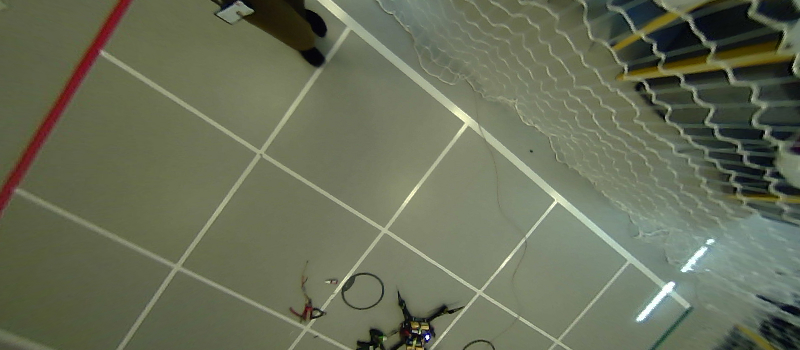
#> input picture Øving 2/data/grid.jpg, 800 x 350 px, found by its file name
$ python task2.py   (older library calls are emulated)
#> lines starting #> are read from the running program, lines starting #| are printed output that depends on the picture
#> further down, I_rgb is the input picture: shape (350, 800, 3); mean R, G, B 103.7, 109.6, 87.4
### Øving 2/python/common.py
import matplotlib.pyplot as plt
import numpy as np

def im2double(im):
    """
    Ensures that the returned image is a floating-point image,
    with pixel values in the range [0,1].
    """
    if im.dtype == np.uint8: return im/255.0
    else: return im

def rgb_to_gray(I):
    """
    Converts a HxWx3 RGB image to a HxW grayscale image by averaging.
    """
    R = I[:,:,0]
    G = I[:,:,1]
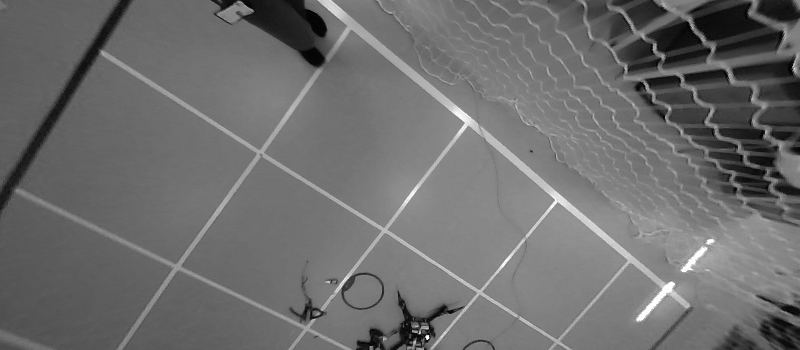
#> G: shape (350, 800) float64; min 0, max 1, mean 0.43
    B = I[:,:,2]
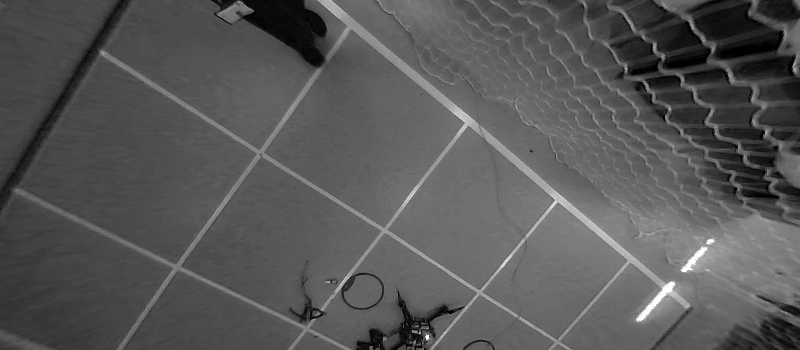
#> B: shape (350, 800) float64; min 0, max 1, mean 0.343
    return (R + G + B)/3.0
#> returned value: shape (350, 800) float64

def derivative_of_gaussian(I, sigma):
    """
    Estimates the horizontal and vertical image derivatives
    by convolving with the derivatives of a 2D Gaussian.
    Returns the derivative images (Ix, Iy) and the gradient
    magnitude Im.
    """
#> called with sigma = 1
    h = int(np.ceil(3*sigma))
    x = np.arange(2*h + 1) - h
    e = np.exp(-x**2/(2*sigma**2))
    g = e/np.sqrt(2*np.pi*sigma**2)
    d = -x*e/(sigma*sigma*sigma*np.sqrt(2*np.pi))
    Ix = np.zeros_like(I)
    Iy = np.zeros_like(I)
    for row in range(I.shape[0]): Ix[row,:] = np.convolve(I[row,:], d, mode='same')
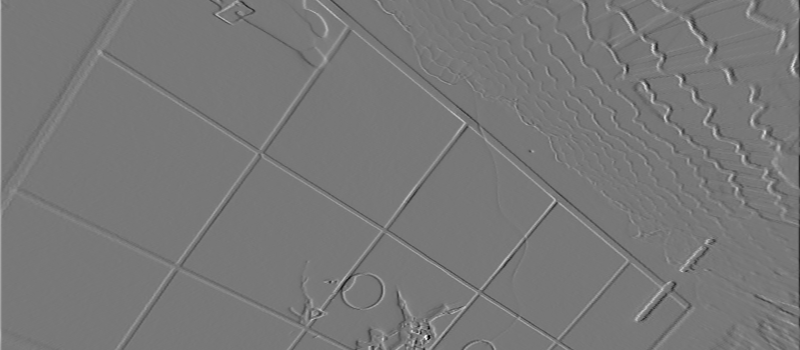
#> Ix: shape (350, 800) float64; min -0.282, max 0.316, mean 5.4e-06; drawn with min black and max white
    for col in range(I.shape[1]): Ix[:,col] = np.convolve(Ix[:,col], g, mode='same')
    for col in range(I.shape[1]): Iy[:,col] = np.convolve(I[:,col], d, mode='same')
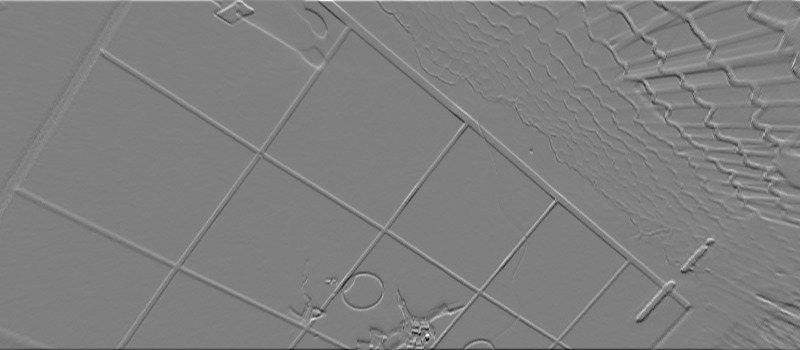
#> Iy: shape (350, 800) float64; min -0.293, max 0.292, mean 3.78e-05; drawn with min black and max white
    for row in range(I.shape[0]): Iy[row,:] = np.convolve(Iy[row,:], g, mode='same')
    return Ix, Iy, np.sqrt(Ix**2 + Iy**2)

# [12 lines left out: function gaussian, not called in this run]

def extract_edges(Ix, Iy, Im, threshold):
    """
    Returns the x, y coordinates of pixels whose gradient
    magnitude is greater than the threshold. Also, returns
    the angle of the image gradient at each extracted edge.
    """
    y,x = np.nonzero(Im > threshold)
    theta = np.arctan2(Iy[y,x], Ix[y,x])
    return x, y, theta

def extract_local_maxima(H, threshold):
    """
    Returns the row and column of cells whose value is strictly greater than its
    8 immediate neighbors, and greater than or equal to a threshold. The threshold
    is specified as a fraction of the maximum array value.

    Note: This returns (row,column) coordinates.
    """
    assert(len(H.shape) == 2) # Must be gray-scale array
    assert(threshold >= 0 and threshold <= 1) # Threshold is specified as fraction of maximum array value
    absolute_threshold = threshold*H.max()
    maxima = []
    for row in range(1, H.shape[0]-1):
        for col in range(1, H.shape[1]-1):
            window = H[row-1:row+2, col-1:col+2]
            center = window[1,1]
            window[1,1] = 0.0
            if center > window.max() and center >= absolute_threshold:
                maxima.append((row,col))
            window[1,1] = center
    maxima = np.array(maxima)
    return maxima[:,0], maxima[:,1]

def draw_line(theta, rho, **args):
    """
    Draws a line given in normal form (rho, theta).
    Uses the current plot's xlim and ylim as bounds.
    """
    def clamp(a, b, a_min, a_max, rho, A, B):
        if a < a_min or a > a_max:
            a = np.fmax(a_min, np.fmin(a_max, a))
            b = (rho-a*A)/B
        return a, b

    x_min,x_max = np.sort(plt.xlim())
    y_min,y_max = np.sort(plt.ylim())
    c = np.cos(theta)
    s = np.sin(theta)
    if np.fabs(s) > np.fabs(c):
        x1 = x_min
        x2 = x_max
        y1 = (rho-x1*c)/s
        y2 = (rho-x2*c)/s
        y1,x1 = clamp(y1, x1, y_min, y_max, rho, s, c)
        y2,x2 = clamp(y2, x2, y_min, y_max, rho, s, c)
    else:
        y1 = y_min
        y2 = y_max
        x1 = (rho-y1*s)/c
        x2 = (rho-y2*s)/c
        x1,y1 = clamp(x1, y1, x_min, x_max, rho, c, s)
        x2,y2 = clamp(x2, y2, x_min, x_max, rho, c, s)
    plt.plot([x1, x2], [y1, y2], **args)

### Øving 2/python/task2.py
import numpy as np
import matplotlib.pyplot as plt
from common import *

# This bit of code is from HW1.
edge_threshold = 0.015
blur_sigma = 1
filename = 'data/grid.jpg'
I_rgb = plt.imread(filename)
# Ensures that the image is in floating-point with pixel values in [0,1].
I_rgb = im2double(I_rgb)
I_gray = rgb_to_gray(I_rgb)
Ix, Iy, Im = derivative_of_gaussian(I_gray, sigma=blur_sigma)
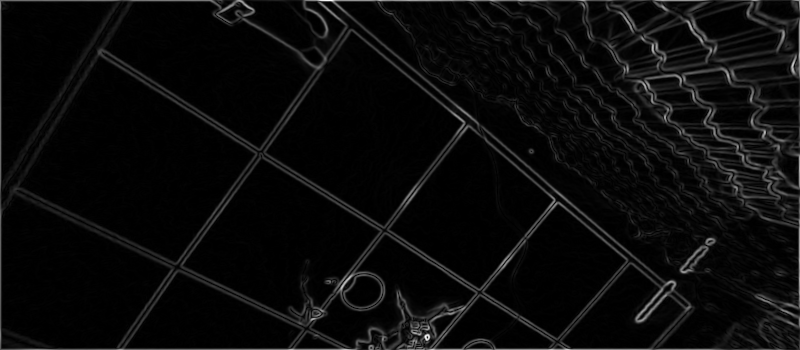
#> Im: shape (350, 800) float64; min 1.35e-17, max 0.284, mean 0.0127; drawn with min black and max white
x, y, theta = extract_edges(Ix, Iy, Im, edge_threshold)

# You can adjust these for better results
line_threshold = 0.2
N_rho = 400
N_theta = 400

###########################################
#
# Task 2.1: Determine appropriate ranges
#
###########################################
# Tip: theta is computed using np.arctan2. Check that the
# range of values returned by arctan2 matches your chosen
# ranges (check np.info(np.arctan2) or the internet docs).

H, W = I_gray.shape
#> H = 350; W = 800
rho_max = np.hypot(H-1, W-1)
#> rho_max = 871.9
rho_min = -rho_max
#> rho_min = -871.9

theta_min = -np.pi/2
theta_max = np.pi/2


###########################################
#
# Task 2.2: Compute the accumulator array
#
###########################################
# Zero-initialize an array to hold our votes
H = np.zeros((N_rho, N_theta))

# 1) Compute rho for each edge (x,y,theta)
# Tip: You can do this without for-loops
rho = x*np.cos(theta)+y*np.sin(theta)

# 2) Convert to discrete row,column coordinates
# Tip: Use np.floor(...).astype(np.int) to floor a number to an integer type
row = np.floor(N_rho*((rho-rho_min)/(rho_max-rho_min))).astype(int)
col = np.floor(N_theta*((theta-theta_min)/(theta_max-theta_min))).astype(int)


# 3) Increment H[row,column]
# Tip: Make sure that you don't try to access values at indices outside
# the valid range: [0,N_rho-1] and [0,N_theta-1]
for r, c in zip(row, col):
    if (r < N_rho and c < N_theta) and (r >= 0 and c >= 0):
        H[r, c] += 1
#> this loop made 60711 passes
#> (r, c) on passes 1 to 3: (200, 307), (200, 381), (199, 404)

###########################################
#
# Task 2.3: Extract local maxima
#
###########################################
# 1) Call extract_local_maxima
row, col = extract_local_maxima(H, 0.2)
#> in extract_local_maxima, `absolute_threshold = threshold*H.max()`: absolute_threshold = 40.6
#> after the loop in extract_local_maxima, `for row in range(1, H.shape[0]-1):`: maxima = [(160, 54), (161, 56), (200, 200), (201, 71), (246, 88), (248, 90), (268, 279), (301, 284)]
#> in extract_local_maxima, `maxima = np.array(maxima)`: maxima = [[160, 54], [161, 56], [200, 200], [201, 71], [246, 88], [248, 90], [268, 279], [301, 284]]
#> row = [160, 161, 200, 201, 246, 248, 268, 301]; col = [54, 56, 200, 71, 88, 90, 279, 284]

# 2) Convert (row, column) back to (rho, theta)
maxima_rho = (row/N_rho)*(rho_max-rho_min)+rho_min  # Placeholder
#> maxima_rho = [-174.4, -170, 0, 4.36, 200.5, 209.3, 296.4, 440.3]
maxima_theta = (col/N_theta)*(theta_max-theta_min)+theta_min
#> maxima_theta = [-1.15, -1.13, 0, -1.01, -0.88, -0.864, 0.62, 0.66]

###########################################
#
# Figure 2.2: Display the accumulator array and local maxima
#
###########################################
plt.figure()
plt.imshow(H, extent=[theta_min, theta_max, rho_max, rho_min], aspect='auto')
plt.colorbar(label='Votes')
plt.scatter(maxima_theta, maxima_rho, marker='.', color='red')
plt.title('Accumulator array')
plt.xlabel('$\\theta$ (radians)')
plt.ylabel('$\\rho$ (pixels)')
# plt.savefig('out_array.png', bbox_inches='tight', pad_inches=0) # Uncomment to save figure

###########################################
#
# Figure 2.3: Draw the lines back onto the input image
#
###########################################
plt.figure()
plt.imshow(I_rgb)
plt.xlim([0, I_rgb.shape[1]])
plt.ylim([I_rgb.shape[0], 0])
for theta, rho in zip(maxima_theta, maxima_rho):
    draw_line(theta, rho, color='yellow')
#> this loop made 8 passes
#> (theta, rho, c in draw_line, s in draw_line, x1 in draw_line, x2 in draw_line, y1 in draw_line) on passes 1, 2, 4, 5, 6: (-1.15, -174.4, 0.412, -0.911, 0, 351.4, 191.3), (-1.13, -170, 0.426, -0.905, 0, 344.5, 187.9), (-1.01, 4.36, 0.529, -0.849, 8.24, 569.4, 0), (-0.88, 200.5, 0.637, -0.771, 314.6, 737.7, 0), (-0.864, 209.3, 0.649, -0.76, 322.2, 732, 0)
#> (theta, rho, c in draw_line, s in draw_line, y1 in draw_line, x1 in draw_line, x2 in draw_line) on passes 3, 7, 8: (0, 0, 1, 0, 0, 0, 0), (0.62, 296.4, 0.814, 0.581, 0, 364.4, 114.2), (0.66, 440.3, 0.79, 0.613, 0, 557.2, 285.8)
plt.title('Dominant lines')
# plt.savefig('out_lines.png', bbox_inches='tight', pad_inches=0) # Uncomment to save figure

plt.show()
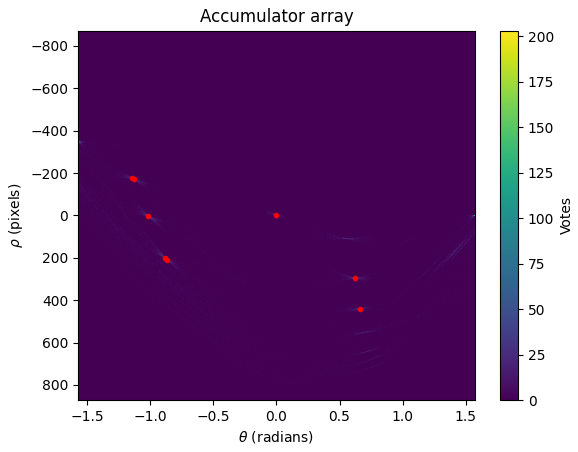
#> figure drawn by matplotlib, 2 panels
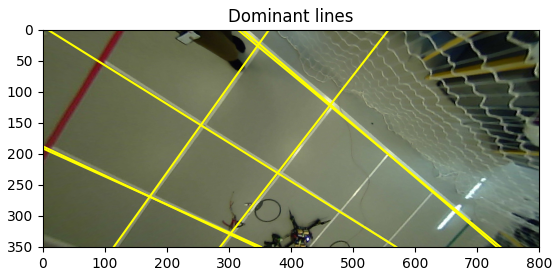
#> figure drawn by matplotlib, 1 panel
